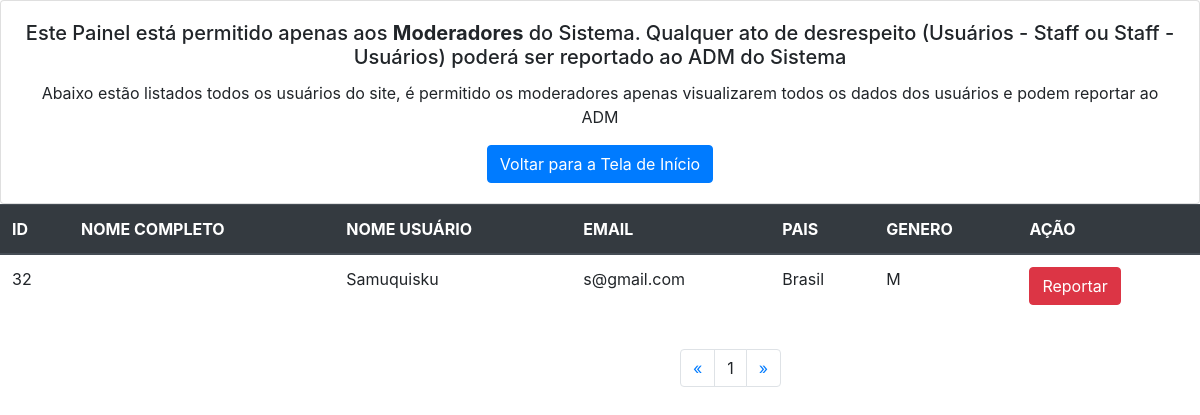
The app's page /moderador.php, older data.
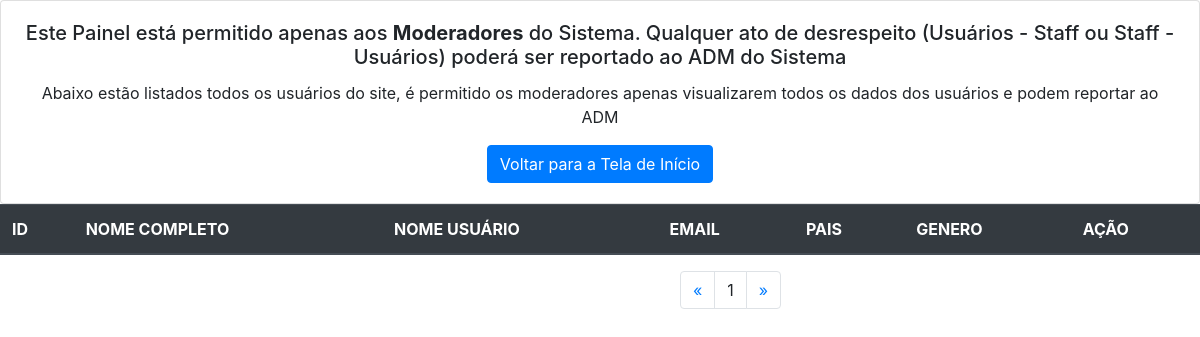
The same page, newer data.
### tables this page shows
CREATE TABLE `usuarios` (
  `id` int(11) NOT NULL AUTO_INCREMENT,
  `nomecompleto` varchar(200) DEFAULT NULL,
  `nomeusuario` varchar(200) DEFAULT NULL,
  `pais` varchar(200) DEFAULT NULL,
  `genero` varchar(10) DEFAULT NULL,
  `email` varchar(200) NOT NULL,
  `senha` varchar(9) NOT NULL,
  `foto` varchar(200) DEFAULT NULL,
  PRIMARY KEY (`id`)
);

### moderador.php (the view, shortened to what this page needs)
<?php
include("php/conexao.php");
?>
<!DOCTYPE html>
<html>
<head>
	<link rel="stylesheet" href="css/bootstrap.css">
</head>
<body>
	<div class="card" style="width: 100%; text-align: center;">
		<div class="card-body">
			<h5 class="card-title">Este Painel está permitido apenas aos <b>Moderadores</b> do Sistema. Qualquer ato de desrespeito (Usuários - Staff ou Staff - Usuários) poderá ser reportado ao ADM do Sistema</h5>
			<p class="card-text">Abaixo estão listados todos os usuários do site, é permitido os moderadores apenas visualizarem todos os dados dos usuários e podem reportar ao ADM</p>
			<a href="index.php" class="btn btn-primary">Voltar para a Tela de Início</a>
		</div>
	</div>
	<table class="table">
		<thead class="thead-dark">
			<tr>
				<th scope="col">ID</th>
				<th scope="col">NOME COMPLETO</th>
				<th scope="col">NOME USUÁRIO</th>
				<th scope="col">EMAIL</th>
				<th scope="col">PAIS</th>
				<th scope="col">GENERO</th>
				<th scope="col">AÇÃO</th>
			</tr>
		</thead>
		<tbody>
			<?php
			$pagina_a = filter_input(INPUT_GET,'pagina', FILTER_SANITIZE_NUMBER_INT);
			$pagina = (!empty($pagina_a)) ? $pagina_a : 1;
			$qnt_result = 2;
			$inicio = ($qnt_result * $pagina) - $qnt_result;
			$resul_u = "SELECT * FROM usuarios LIMIT $inicio, $qnt_result";
			$resultado = mysqli_query($con, $resul_u);
			while ($row_usuario = mysqli_fetch_assoc($resultado)){
				echo "
				<tr>
				<td>". $row_usuario['id'] ."</td>
				<td>". $row_usuario['nomecompleto'] ."</td>
				<td>". $row_usuario['nomeusuario']."</td>
				<td>". $row_usuario['email'] ."</td>
				<td>". $row_usuario['pais'] ."</td>
				<td>". $row_usuario['genero'] . "</td>";
			?>
			<td>
				<p>
					<button class='btn btn-danger' type='button' data-toggle='collapse' data-target='#collapseExample' aria-expanded='false' aria-controls='collapseExample'>
						Reportar
					</button>
				</p>
			</td>
		</tr>
		<?php
		};
		$result_p = "SELECT COUNT(id) AS num_result FROM usuarios";
		$result_pg = mysqli_query($con, $result_p);
		$row_p = mysqli_fetch_assoc($result_pg);
		$quantipg = ceil($row_p['num_result']/$qnt_result);
		$max_links = 2; ?>
	</tbody>
</table>
<?php
echo "
<nav aria-label='Page navigation example'>
<ul class='pagination'>
<li class='page-item'>
<a class='page-link' href='moderador.php?pagina=1'><span aria-hidden='true'>&laquo;</span></a>";
echo "<li class='page-item'><a class='page-link'>$pagina</a></li>";
echo"<li class='page-item'><a class='page-link' href='moderador.php?pagina=$quantipg'><span aria-hidden='true'>&raquo;</span></a></div>";
?>
</body>
</html>

Row changes from the older to the newer data that the page shows:
removed usuarios: id "32", nomeusuario "Samuquisku", email "s@gmail.com", pais "Brasil", genero "M"
